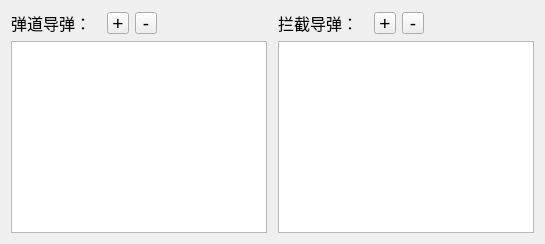
     <widget class="QWidget" name="tabMissile">
      <attribute name="title">
       <string>导弹编辑</string>
      </attribute>
      <layout class="QHBoxLayout" name="horizontalLayout_7">
       <item>
        <layout class="QVBoxLayout" name="verticalLayout_2">
         <item>
          <layout class="QHBoxLayout" name="horizontalLayout_4">
           <item>
            <widget class="QLabel" name="label_15">
             <property name="font">
              <font>
               <family>幼圆</family>
               <pointsize>12</pointsize>
              </font>
             </property>
             <property name="text">
              <string>弹道导弹：</string>
             </property>
            </widget>
           </item>
           <item>
            <spacer name="horizontalSpacer_2">
             <property name="orientation">
              <enum>Qt::Horizontal</enum>
             </property>
             <property name="sizeType">
              <enum>QSizePolicy::Fixed</enum>
             </property>
             <property name="sizeHint" stdset="0">
              <size>
               <width>10</width>
               <height>20</height>
              </size>
             </property>
            </spacer>
           </item>
           <item>
            <widget class="QToolButton" name="btnAddEnemy">
             <property name="minimumSize">
              <size>
               <width>22</width>
               <height>22</height>
              </size>
             </property>
             <property name="maximumSize">
              <size>
               <width>22</width>
               <height>22</height>
              </size>
             </property>
             <property name="font">
              <font>
               <pointsize>14</pointsize>
              </font>
             </property>
             <property name="text">
              <string>+</string>
             </property>
            </widget>
           </item>
           <item>
            <widget class="QToolButton" name="btnDelEnemy">
             <property name="minimumSize">
              <size>
               <width>22</width>
               <height>22</height>
              </size>
             </property>
             <property name="maximumSize">
              <size>
               <width>22</width>
               <height>22</height>
              </size>
             </property>
             <property name="font">
              <font>
               <pointsize>14</pointsize>
              </font>
             </property>
             <property name="text">
              <string>-</string>
             </property>
             <property name="toolButtonStyle">
              <enum>Qt::ToolButtonTextOnly</enum>
             </property>
             <property name="autoRaise">
              <bool>false</bool>
             </property>
            </widget>
           </item>
           <item>
            <spacer name="horizontalSpacer">
             <property name="orientation">
              <enum>Qt::Horizontal</enum>
             </property>
             <property name="sizeHint" stdset="0">
              <size>
               <width>40</width>
               <height>20</height>
              </size>
             </property>
            </spacer>
           </item>
          </layout>
         </item>
         <item>
          <widget class="QTableView" name="tableEnemy">
           <property name="focusPolicy">
            <enum>Qt::ClickFocus</enum>
           </property>
           <property name="contextMenuPolicy">
            <enum>Qt::DefaultContextMenu</enum>
           </property>
           <property name="defaultDropAction">
            <enum>Qt::IgnoreAction</enum>
           </property>
           <property name="alternatingRowColors">
            <bool>true</bool>
           </property>
           <property name="selectionMode">
            <enum>QAbstractItemView::ExtendedSelection</enum>
           </property>
           <property name="selectionBehavior">
            <enum>QAbstractItemView::SelectRows</enum>
           </property>
           <property name="textElideMode">
            <enum>Qt::ElideNone</enum>
           </property>
           <property name="verticalScrollMode">
            <enum>QAbstractItemView::ScrollPerPixel</enum>
           </property>
           <property name="horizontalScrollMode">
            <enum>QAbstractItemView::ScrollPerPixel</enum>
           </property>
           <property name="showGrid">
            <bool>false</bool>
           </property>
           <property name="wordWrap">
            <bool>false</bool>
           </property>
           <property name="cornerButtonEnabled">
            <bool>false</bool>
           </property>
           <attribute name="horizontalHeaderDefaultSectionSize">
            <number>90</number>
           </attribute>
           <attribute name="horizontalHeaderHighlightSections">
            <bool>false</bool>
           </attribute>
           <attribute name="horizontalHeaderStretchLastSection">
            <bool>true</bool>
           </attribute>
           <attribute name="verticalHeaderVisible">
            <bool>false</bool>
           </attribute>
          </widget>
         </item>
        </layout>
       </item>
       <item>
        <spacer name="horizontalSpacer_7">
         <property name="orientation">
          <enum>Qt::Horizontal</enum>
         </property>
         <property name="sizeType">
          <enum>QSizePolicy::Fixed</enum>
         </property>
         <property name="sizeHint" stdset="0">
          <size>
           <width>5</width>
           <height>20</height>
          </size>
         </property>
        </spacer>
       </item>
       <item>
        <layout class="QVBoxLayout" name="verticalLayout_5">
         <item>
          <layout class="QHBoxLayout" name="horizontalLayout_5">
           <item>
            <widget class="QLabel" name="label_20">
             <property name="font">
              <font>
               <family>幼圆</family>
               <pointsize>12</pointsize>
              </font>
             </property>
             <property name="text">
              <string>拦截导弹：</string>
             </property>
            </widget>
           </item>
           <item>
            <spacer name="horizontalSpacer_4">
             <property name="orientation">
              <enum>Qt::Horizontal</enum>
             </property>
             <property name="sizeType">
              <enum>QSizePolicy::Fixed</enum>
             </property>
             <property name="sizeHint" stdset="0">
              <size>
               <width>10</width>
               <height>20</height>
              </size>
             </property>
            </spacer>
           </item>
           <item>
            <widget class="QToolButton" name="btnAddOur">
             <property name="minimumSize">
              <size>
               <width>22</width>
               <height>22</height>
              </size>
             </property>
             <property name="maximumSize">
              <size>
               <width>22</width>
               <height>22</height>
              </size>
             </property>
             <property name="font">
              <font>
               <pointsize>14</pointsize>
              </font>
             </property>
             <property name="text">
              <string>+</string>
             </property>
            </widget>
           </item>
           <item>
            <widget class="QToolButton" name="btnDelOur">
             <property name="minimumSize">
              <size>
               <width>22</width>
               <height>22</height>
              </size>
             </property>
             <property name="maximumSize">
              <size>
               <width>22</width>
               <height>22</height>
              </size>
             </property>
             <property name="font">
              <font>
               <pointsize>14</pointsize>
              </font>
             </property>
             <property name="text">
              <string>-</string>
             </property>
            </widget>
           </item>
           <item>
            <spacer name="horizontalSpacer_3">
             <property name="orientation">
              <enum>Qt::Horizontal</enum>
             </property>
             <property name="sizeHint" stdset="0">
              <size>
               <width>40</width>
               <height>20</height>
              </size>
             </property>
            </spacer>
           </item>
          </layout>
         </item>
         <item>
          <widget class="QTableView" name="tableOur">
           <property name="focusPolicy">
            <enum>Qt::ClickFocus</enum>
           </property>
           <property name="alternatingRowColors">
            <bool>true</bool>
           </property>
           <property name="selectionMode">
            <enum>QAbstractItemView::ExtendedSelection</enum>
           </property>
           <property name="selectionBehavior">
            <enum>QAbstractItemView::SelectRows</enum>
           </property>
           <property name="textElideMode">
            <enum>Qt::ElideNone</enum>
           </property>
           <property name="verticalScrollMode">
            <enum>QAbstractItemView::ScrollPerPixel</enum>
           </property>
           <property name="horizontalScrollMode">
            <enum>QAbstractItemView::ScrollPerPixel</enum>
           </property>
           <property name="showGrid">
            <bool>false</bool>
           </property>
           <attribute name="horizontalHeaderDefaultSectionSize">
            <number>85</number>
           </attribute>
           <attribute name="horizontalHeaderHighlightSections">
            <bool>false</bool>
           </attribute>
           <attribute name="horizontalHeaderStretchLastSection">
            <bool>true</bool>
           </attribute>
           <attribute name="verticalHeaderVisible">
            <bool>false</bool>
           </attribute>
          </widget>
         </item>
        </layout>
       </item>
      </layout>
     </widget>
